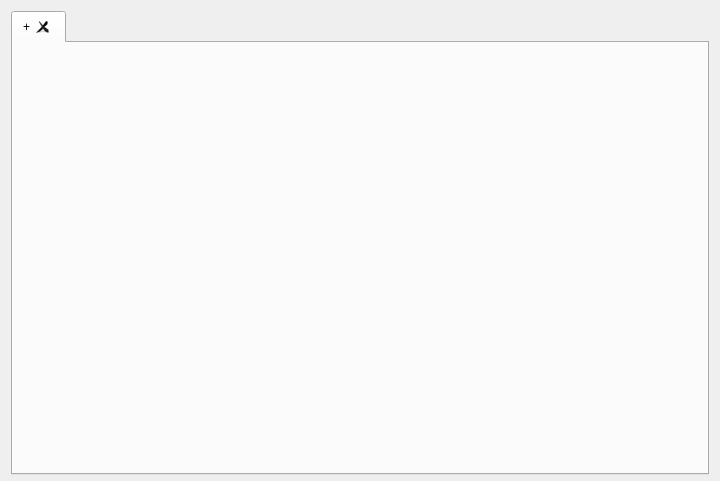
<?xml version="1.0" encoding="UTF-8"?>
<ui version="4.0">
 <class>Widget</class>
 <widget class="QWidget" name="Widget">
  <property name="geometry">
   <rect>
    <x>0</x>
    <y>0</y>
    <width>720</width>
    <height>481</height>
   </rect>
  </property>
  <property name="windowTitle">
   <string>Form</string>
  </property>
  <layout class="QGridLayout" name="gridLayout_3">
   <property name="bottomMargin">
    <number>6</number>
   </property>
   <item row="0" column="0">
    <widget class="QTabWidget" name="tabWidget">
     <property name="tabPosition">
      <enum>QTabWidget::North</enum>
     </property>
     <property name="tabShape">
      <enum>QTabWidget::Rounded</enum>
     </property>
     <property name="currentIndex">
      <number>0</number>
     </property>
     <property name="elideMode">
      <enum>Qt::ElideRight</enum>
     </property>
     <property name="usesScrollButtons">
      <bool>true</bool>
     </property>
     <property name="documentMode">
      <bool>false</bool>
     </property>
     <property name="tabsClosable">
      <bool>true</bool>
     </property>
     <property name="movable">
      <bool>false</bool>
     </property>
     <property name="tabBarAutoHide">
      <bool>false</bool>
     </property>
     <widget class="QWidget" name="addTabW">
      <attribute name="title">
       <string>+</string>
      </attribute>
      <layout class="QGridLayout" name="gridLayout"/>
     </widget>
    </widget>
   </item>
  </layout>
 </widget>
 <resources/>
 <connections/>
</ui>
